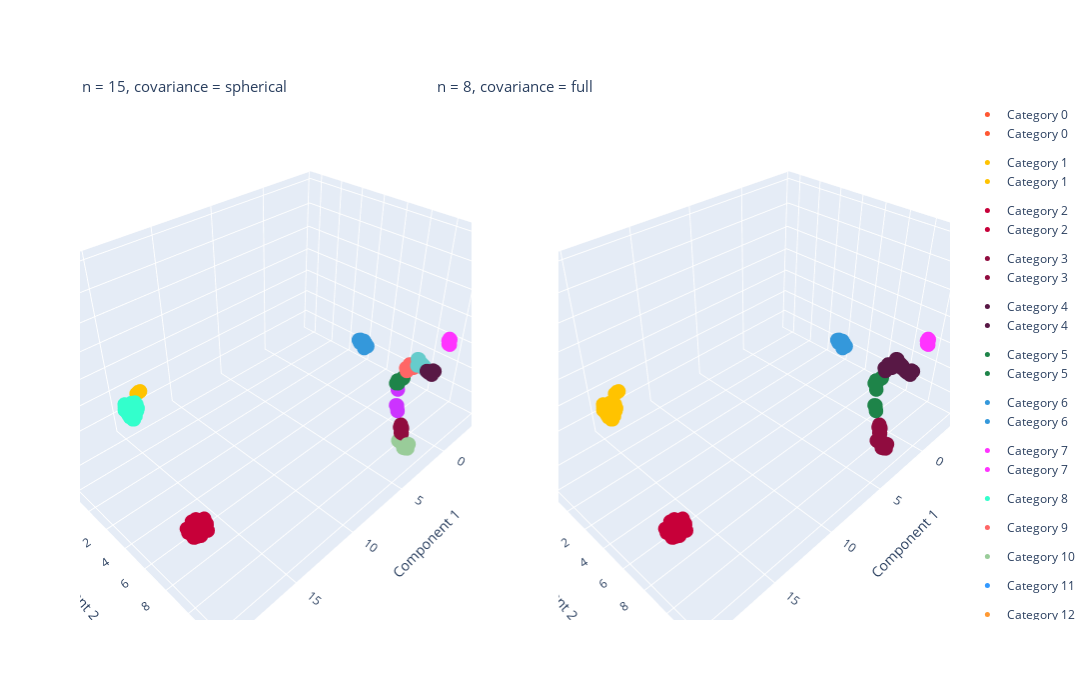

Notebook source saved alongside this figure:
### Markdown cell above
In order to visualize how clusters were corresponded, another pca fit is done but this time only with 2 components to have x-y axis

### Code cell
# Declaring umap instance to use for plotting
umap_plot = UMAP(n_components=3, random_state=23)

# Creating the X_plot dataset
X_plot = umap_plot.fit_transform(X_sc)

# Plotting with Plotly
colors = ["#FF5733", "#FFC300", "#C70039", "#900C3F", "#581845", "#1E8449", "#3498DB",
          "#FF33FF", "#33FFCC", "#FF6666", "#99CC99", "#3399FF", "#FF9933", "#CC33FF", "#66CCCC"]

fig = make_subplots(rows=1, cols=2, specs=[[{'type': 'scatter3d'}, {'type': 'scatter3d'}]])

for j in range(2):
    model = gaussian_models[j]
    X_plot_gauss = np.c_[X_plot, gaussian_labels[j]]
    n_components = len(np.unique(gaussian_labels[j]))
    
    for category in np.unique(gaussian_labels[j]):
        category_indices = (gaussian_labels[j] == category)
        scatter = go.Scatter3d(x=X_plot_gauss[category_indices, 0], 
                               y=X_plot_gauss[category_indices, 1], 
                               z=X_plot_gauss[category_indices, 2],
                               mode='markers', 
                               marker=dict(color=colors[category], size=5),
                               name=f'Category {category}',
                               legendgroup=f'Category {category}')

        fig.add_trace(scatter, row=1, col=j + 1)

titles = [f'n = {gaussian_models[0].n_components}, covariance = {gaussian_models[0].covariance_type}',
          f'n = {gaussian_models[1].n_components}, covariance = {gaussian_models[1].covariance_type}']

legend_1 = go.layout.Annotation(x=0.5, y=1.15, xref="paper", yref="paper", text=titles[0], showarrow=False, font=dict(size=15))
legend_2 = go.layout.Annotation(x=1.5, y=1.15, xref="paper", yref="paper", text=titles[1], showarrow=False, font=dict(size=15))

# Configure the layout of the plot
fig.update_layout(scene1=dict(xaxis_title='Component 1', yaxis_title='Component 2', zaxis_title='Component 3'),
                  scene2=dict(xaxis_title='Component 1', yaxis_title='Component 2', zaxis_title='Component 3'),
                  width=1500,
                  height=700,
                  annotations=[
                      dict(
                          showarrow=False,
                          text=titles[0],
                          xref='paper', yref='paper',
                          x=0, y=1.05,
                          font=dict(size=15)
                      ),
                      dict(
                          showarrow=False,
                          text=titles[1],
                          xref='paper', yref='paper',
                          x=0.5, y=1.05,
                          font=dict(size=15)
                      )
                  ])

fig.show()

### Figure 1 — Plotly figure (JSON) as saved in the notebook; plotly's stock layout.template omitted (floating-point values rounded to 4 significant figures)
{"data": [{"legendgroup": "Category 0", "marker": {"color": "#FF5733", "size": 5}, "mode": "markers", "name": "Category 0", "scene": "scene", "type": "scatter3d", "x": [-3.272, -3.131, -3.622, -3.526, -3.467, -3.623, -3.39, -3.681, -4.128, -3.487, -4.019], "y": [11.8, 11.94, 11.59, 11.72, 12.11, 11.64, 11.72, 11.53, 11.79, 11.8, 11.72], "z": [13.18, 13.21, 13.12, 13.33, 13.21, 13.19, 13.31, 13.23, 13.22, 13.26, 13.11]}, {"legendgroup": "Category 1", "marker": {"color": "#FFC300", "size": 5}, "mode": "markers", "name": "Category 1", "scene": "scene", "type": "scatter3d", "x": [13.12, 13.2, 13.32, 13.21, 13.15], "y": [-4.344, -4.434, -4.513, -4.416, -4.379], "z": [3.389, 3.326, 3.188, 3.312, 3.357]}, {"legendgroup": "Category 2", "marker": {"color": "#C70039", "size": 5}, "mode": "markers", "name": "Category 2", "scene": "scene", "type": "scatter3d", "x": [18.64, 18.67, 19.2, 19.31, 18.67, 18.96, 19.16, 18.69, 18.95, 19.08, 19.04, 19.13, 18.83, 19.37, 19.54, 19.29, 19.2, 19.52, 19.22, 19.57, 19.06, 19.49, 18.92, 19.6, 19.33, 19.49, 19.58, 18.82, 19.69, 19.59, 19.7], "y": [9.681, 9.896, 9.613, 9.427, 9.76, 9.418, 9.528, 9.924, 9.304, 9.57, 9.539, 9.303, 9.615, 9.817, 9.981, 10.06, 9.999, 9.837, 10.08, 9.983, 9.884, 10.11, 10.14, 10.01, 9.917, 10.04, 9.97, 10.15, 9.716, 9.589, 9.644], "z": [6.104, 5.83, 6.16, 5.908, 6.084, 6.108, 6.212, 5.968, 5.935, 5.642, 5.803, 5.984, 5.84, 5.6, 5.702, 6.156, 5.973, 6.155, 5.647, 6.301, 5.713, 5.884, 5.972, 6.079, 5.531, 6.034, 5.733, 5.751, 5.964, 5.805, 6.204]}, {"legendgroup": "Category 3", "marker": {"color": "#900C3F", "size": 5}, "mode": "markers", "name": "Category 3", "scene": "scene", "type": "scatter3d", "x": [1.942, 1.804, 1.86, 2.054, 1.953, 2.029, 1.847], "y": [10.19, 10.14, 10.24, 10.37, 10.32, 10.43, 10.3], "z": [2.125, 2.236, 2.152, 1.798, 2.043, 1.764, 2.023]}, {"legendgroup": "Category 4", "marker": {"color": "#581845", "size": 5}, "mode": "markers", "name": "Category 4", "scene": "scene", "type": "scatter3d", "x": [0.7424, 0.7621, 0.6582, 0.653, 0.7352, 0.6659, 0.5845, 0.6194, 0.8458, 0.8487], "y": [11.18, 11.07, 10.93, 11.2, 11.21, 10.87, 11.28, 11.19, 10.87, 10.88], "z": [6.592, 6.585, 6.493, 6.656, 6.514, 6.544, 6.748, 6.781, 6.687, 6.71]}, {"legendgroup": "Category 5", "marker": {"color": "#1E8449", "size": 5}, "mode": "markers", "name": "Category 5", "scene": "scene", "type": "scatter3d", "x": [1.231, 1.319, 1.107, 1.106, 1.141, 1.389, 1.199], "y": [9.186, 9.104, 9.384, 9.373, 9.411, 9.066, 9.102], "z": [5.202, 5.239, 5.456, 5.511, 5.547, 5.014, 4.927]}, {"legendgroup": "Category 6", "marker": {"color": "#3498DB", "size": 5}, "mode": "markers", "name": "Category 6", "scene": "scene", "type": "scatter3d", "x": [2.219, 2.314, 2.263, 2.144, 2.334, 2.091, 2.351, 2.156, 2.468, 2.629, 2.558, 2.573, 2.467, 2.356, 2.459], "y": [6.861, 6.55, 6.778, 6.776, 6.816, 6.587, 6.842, 6.945, 6.524, 6.669, 6.753, 6.61, 6.557, 6.444, 6.426], "z": [7.462, 7.686, 7.539, 7.521, 7.534, 7.616, 7.282, 7.387, 7.834, 7.77, 7.874, 7.747, 7.872, 7.767, 7.785]}, {"legendgroup": "Category 7", "marker": {"color": "#FF33FF", "size": 5}, "mode": "markers", "name": "Category 7", "scene": "scene", "type": "scatter3d", "x": [-0.3039, -0.3667, -0.3361, -0.3282, -0.3885, -0.4124], "y": [11.46, 11.51, 11.4, 11.39, 11.41, 11.46], "z": [8.533, 8.48, 8.72, 8.744, 8.871, 8.828]}, {"legendgroup": "Category 8", "marker": {"color": "#33FFCC", "size": 5}, "mode": "markers", "name": "Category 8", "scene": "scene", "type": "scatter3d", "x": [14.32, 14.31, 14.19, 13.87, 14.13, 14.33, 14.11, 14.12, 13.97, 14.08, 14.38, 14.47, 14.49, 14.46, 14.48, 13.92, 14.01, 14.35, 14.1, 13.88, 13.73, 13.76, 14.11, 13.66, 13.61, 14.05, 13.78, 13.99, 13.89, 14.11, 14.39], "y": [-4.185, -4.452, -4.072, -4.114, -4.032, -4.295, -4.199, -4.42, -4.009, -4.121, -4.399, -4.389, -4.268, -4.506, -4.316, -4.394, -4.357, -4.251, -4.155, -4.099, -4.2, -4.245, -4.474, -4.086, -4.269, -4.15, -4.033, -4.365, -4.179, -4.633, -4.505], "z": [1.802, 1.996, 1.6, 2.624, 1.589, 1.951, 1.858, 2.363, 1.821, 1.734, 2.407, 2.709, 2.713, 2.356, 2.709, 2.235, 2.616, 2.831, 2.734, 2.375, 2.805, 2.778, 2.073, 2.306, 2.504, 2.973, 2.16, 2.641, 2.194, 2.235, 2.837]}, {"legendgroup": "Category 9", "marker": {"color": "#FF6666", "size": 5}, "mode": "markers", "name": "Category 9", "scene": "scene", "type": "scatter3d", "x": [0.639, 0.4886, 0.6825, 0.4937, 0.5007, 0.5288, 0.6388, 0.8089, 0.8518, 0.8372], "y": [9.554, 9.58, 9.468, 9.593, 9.615, 9.528, 9.757, 9.437, 9.422, 9.334], "z": [6.271, 6.404, 6.434, 6.404, 6.342, 6.36, 6.277, 6.037, 5.948, 6.136]}, {"legendgroup": "Category 10", "marker": {"color": "#99CC99", "size": 5}, "mode": "markers", "name": "Category 10", "scene": "scene", "type": "scatter3d", "x": [2.305, 2.212, 2.357, 2.07, 2.3, 2.005, 2.002, 1.888, 2.396, 2.01, 1.903, 2.222, 2.127, 2.124, 2.127, 2.053, 2.216], "y": [10.64, 10.63, 10.45, 11.07, 11.07, 10.91, 10.78, 10.79, 10.94, 10.94, 10.81, 10.98, 10.93, 11.05, 11.11, 11.11, 11.15], "z": [1.218, 1.315, 1.312, 0.7992, 0.9576, 0.7044, 1.099, 0.7472, 0.9906, 0.8468, 0.7317, 1.049, 1.082, 1.201, 1.239, 1.21, 1.155]}, {"legendgroup": "Category 11", "marker": {"color": "#3399FF", "size": 5}, "mode": "markers", "name": "Category 11", "scene": "scene", "type": "scatter3d", "x": [-4.049, -4.062, -4.195, -3.957, -4.226, -4.177, -4.128, -4.107, -4.233, -4.1, -4.024, -4.414, -4.322], "y": [12.11, 12.15, 11.98, 12.04, 11.84, 11.71, 11.98, 11.73, 11.8, 11.98, 11.83, 11.65, 11.58], "z": [13.82, 13.87, 14.02, 13.97, 13.63, 13.68, 13.85, 13.1, 14.15, 13.74, 14.14, 14.03, 13.87]}, {"legendgroup": "Category 12", "marker": {"color": "#FF9933", "size": 5}, "mode": "markers", "name": "Category 12", "scene": "scene", "type": "scatter3d", "x": [-3.325, -3.494, -3.624, -3.525, -3.212, -3.495, -3.265, -3.14, -3.278, -3.517], "y": [12.23, 12.15, 12.06, 12.24, 12.12, 12.11, 12.17, 12.09, 12.03, 11.88], "z": [13.65, 13.78, 13.82, 13.89, 13.47, 13.99, 13.58, 13.42, 13.39, 13.81]}, {"legendgroup": "Category 13", "marker": {"color": "#CC33FF", "size": 5}, "mode": "markers", "name": "Category 13", "scene": "scene", "type": "scatter3d", "x": [1.359, 1.51, 1.552, 1.622, 1.647, 1.607, 1.58], "y": [9.243, 9.444, 9.487, 9.6, 9.633, 9.545, 9.414], "z": [4.553, 3.373, 3.33, 3.11, 3.063, 3.247, 3.407]}, {"legendgroup": "Category 14", "marker": {"color": "#66CCCC", "size": 5}, "mode": "markers", "name": "Category 14", "scene": "scene", "type": "scatter3d", "x": [0.5181, 0.6525, 0.4645, 0.5086, 0.5503, 0.5741, 0.5255, 0.5199, 0.5325], "y": [9.945, 10.5, 9.881, 9.977, 9.993, 10.31, 10.44, 10.14, 10.02], "z": [6.499, 6.638, 6.961, 7.011, 6.881, 6.833, 6.71, 6.755, 6.876]}, {"legendgroup": "Category 0", "marker": {"color": "#FF5733", "size": 5}, "mode": "markers", "name": "Category 0", "scene": "scene2", "type": "scatter3d", "x": [-3.325, -3.494, -3.624, -3.525, -3.212, -3.495, -4.049, -4.062, -4.195, -3.272, -3.131, -3.622, -3.957, -4.226, -4.177, -3.526, -3.467, -3.623, -4.128, -4.107, -3.39, -3.681, -4.233, -3.265, -4.128, -3.487, -3.14, -3.278, -4.1, -3.517, -4.024, -4.414, -4.322, -4.019], "y": [12.23, 12.15, 12.06, 12.24, 12.12, 12.11, 12.11, 12.15, 11.98, 11.8, 11.94, 11.59, 12.04, 11.84, 11.71, 11.72, 12.11, 11.64, 11.98, 11.73, 11.72, 11.53, 11.8, 12.17, 11.79, 11.8, 12.09, 12.03, 11.98, 11.88, 11.83, 11.65, 11.58, 11.72], "z": [13.65, 13.78, 13.82, 13.89, 13.47, 13.99, 13.82, 13.87, 14.02, 13.18, 13.21, 13.12, 13.97, 13.63, 13.68, 13.33, 13.21, 13.19, 13.85, 13.1, 13.31, 13.23, 14.15, 13.58, 13.22, 13.26, 13.42, 13.39, 13.74, 13.81, 14.14, 14.03, 13.87, 13.11]}, {"legendgroup": "Category 1", "marker": {"color": "#FFC300", "size": 5}, "mode": "markers", "name": "Category 1", "scene": "scene2", "type": "scatter3d", "x": [14.32, 14.31, 14.19, 13.87, 14.13, 14.33, 14.11, 14.12, 13.97, 14.08, 14.38, 14.47, 14.49, 14.46, 14.48, 13.92, 14.01, 14.35, 14.1, 13.88, 13.73, 13.76, 14.11, 13.66, 13.61, 14.05, 13.78, 13.99, 13.89, 14.11, 14.39, 13.12, 13.2, 13.32, 13.21, 13.15], "y": [-4.185, -4.452, -4.072, -4.114, -4.032, -4.295, -4.199, -4.42, -4.009, -4.121, -4.399, -4.389, -4.268, -4.506, -4.316, -4.394, -4.357, -4.251, -4.155, -4.099, -4.2, -4.245, -4.474, -4.086, -4.269, -4.15, -4.033, -4.365, -4.179, -4.633, -4.505, -4.344, -4.434, -4.513, -4.416, -4.379], "z": [1.802, 1.996, 1.6, 2.624, 1.589, 1.951, 1.858, 2.363, 1.821, 1.734, 2.407, 2.709, 2.713, 2.356, 2.709, 2.235, 2.616, 2.831, 2.734, 2.375, 2.805, 2.778, 2.073, 2.306, 2.504, 2.973, 2.16, 2.641, 2.194, 2.235, 2.837, 3.389, 3.326, 3.188, 3.312, 3.357]}, {"legendgroup": "Category 2", "marker": {"color": "#C70039", "size": 5}, "mode": "markers", "name": "Category 2", "scene": "scene2", "type": "scatter3d", "x": [18.64, 18.67, 19.2, 19.31, 18.67, 18.96, 19.16, 18.69, 18.95, 19.08, 19.04, 19.13, 18.83, 19.37, 19.54, 19.29, 19.2, 19.52, 19.22, 19.57, 19.06, 19.49, 18.92, 19.6, 19.33, 19.49, 19.58, 18.82, 19.69, 19.59, 19.7], "y": [9.681, 9.896, 9.613, 9.427, 9.76, 9.418, 9.528, 9.924, 9.304, 9.57, 9.539, 9.303, 9.615, 9.817, 9.981, 10.06, 9.999, 9.837, 10.08, 9.983, 9.884, 10.11, 10.14, 10.01, 9.917, 10.04, 9.97, 10.15, 9.716, 9.589, 9.644], "z": [6.104, 5.83, 6.16, 5.908, 6.084, 6.108, 6.212, 5.968, 5.935, 5.642, 5.803, 5.984, 5.84, 5.6, 5.702, 6.156, 5.973, 6.155, 5.647, 6.301, 5.713, 5.884, 5.972, 6.079, 5.531, 6.034, 5.733, 5.751, 5.964, 5.805, 6.204]}, {"legendgroup": "Category 3", "marker": {"color": "#900C3F", "size": 5}, "mode": "markers", "name": "Category 3", "scene": "scene2", "type": "scatter3d", "x": [1.942, 1.804, 1.86, 2.054, 1.953, 2.029, 1.847, 2.305, 2.212, 2.357, 2.07, 2.3, 2.005, 2.002, 1.888, 2.396, 2.01, 1.903, 2.222, 2.127, 2.124, 2.127, 2.053, 2.216], "y": [10.19, 10.14, 10.24, 10.37, 10.32, 10.43, 10.3, 10.64, 10.63, 10.45, 11.07, 11.07, 10.91, 10.78, 10.79, 10.94, 10.94, 10.81, 10.98, 10.93, 11.05, 11.11, 11.11, 11.15], "z": [2.125, 2.236, 2.152, 1.798, 2.043, 1.764, 2.023, 1.218, 1.315, 1.312, 0.7992, 0.9576, 0.7044, 1.099, 0.7472, 0.9906, 0.8468, 0.7317, 1.049, 1.082, 1.201, 1.239, 1.21, 1.155]}, {"legendgroup": "Category 4", "marker": {"color": "#581845", "size": 5}, "mode": "markers", "name": "Category 4", "scene": "scene2", "type": "scatter3d", "x": [0.5181, 0.6525, 0.639, 0.4645, 0.5086, 0.4886, 0.5503, 0.6825, 0.5741, 0.4937, 0.5255, 0.5007, 0.5199, 0.5288, 0.5325, 0.6388, 0.8089, 0.7424, 0.7621, 0.8518, 0.6582, 0.653, 0.7352, 0.6659, 0.8372, 0.5845, 0.6194, 0.8458, 0.8487], "y": [9.945, 10.5, 9.554, 9.881, 9.977, 9.58, 9.993, 9.468, 10.31, 9.593, 10.44, 9.615, 10.14, 9.528, 10.02, 9.757, 9.437, 11.18, 11.07, 9.422, 10.93, 11.2, 11.21, 10.87, 9.334, 11.28, 11.19, 10.87, 10.88], "z": [6.499, 6.638, 6.271, 6.961, 7.011, 6.404, 6.881, 6.434, 6.833, 6.404, 6.71, 6.342, 6.755, 6.36, 6.876, 6.277, 6.037, 6.592, 6.585, 5.948, 6.493, 6.656, 6.514, 6.544, 6.136, 6.748, 6.781, 6.687, 6.71]}, {"legendgroup": "Category 5", "marker": {"color": "#1E8449", "size": 5}, "mode": "markers", "name": "Category 5", "scene": "scene2", "type": "scatter3d", "x": [1.231, 1.319, 1.359, 1.107, 1.106, 1.141, 1.389, 1.199, 1.51, 1.552, 1.622, 1.647, 1.607, 1.58], "y": [9.186, 9.104, 9.243, 9.384, 9.373, 9.411, 9.066, 9.102, 9.444, 9.487, 9.6, 9.633, 9.545, 9.414], "z": [5.202, 5.239, 4.553, 5.456, 5.511, 5.547, 5.014, 4.927, 3.373, 3.33, 3.11, 3.063, 3.247, 3.407]}, {"legendgroup": "Category 6", "marker": {"color": "#3498DB", "size": 5}, "mode": "markers", "name": "Category 6", "scene": "scene2", "type": "scatter3d", "x": [2.219, 2.314, 2.263, 2.144, 2.334, 2.091, 2.351, 2.156, 2.468, 2.629, 2.558, 2.573, 2.467, 2.356, 2.459], "y": [6.861, 6.55, 6.778, 6.776, 6.816, 6.587, 6.842, 6.945, 6.524, 6.669, 6.753, 6.61, 6.557, 6.444, 6.426], "z": [7.462, 7.686, 7.539, 7.521, 7.534, 7.616, 7.282, 7.387, 7.834, 7.77, 7.874, 7.747, 7.872, 7.767, 7.785]}, {"legendgroup": "Category 7", "marker": {"color": "#FF33FF", "size": 5}, "mode": "markers", "name": "Category 7", "scene": "scene2", "type": "scatter3d", "x": [-0.3039, -0.3667, -0.3361, -0.3282, -0.3885, -0.4124], "y": [11.46, 11.51, 11.4, 11.39, 11.41, 11.46], "z": [8.533, 8.48, 8.72, 8.744, 8.871, 8.828]}], "layout": {"annotations": [{"font": {"size": 15}, "showarrow": false, "text": "n = 15, covariance = spherical", "x": 0, "xref": "paper", "y": 1.05, "yref": "paper"}, {"font": {"size": 15}, "showarrow": false, "text": "n = 8, covariance = full", "x": 0.5, "xref": "paper", "y": 1.05, "yref": "paper"}], "height": 700, "scene": {"domain": {"x": [0, 0.45], "y": [0, 1]}, "xaxis": {"title": {"text": "Component 1"}}, "yaxis": {"title": {"text": "Component 2"}}, "zaxis": {"title": {"text": "Component 3"}}}, "scene2": {"domain": {"x": [0.55, 1], "y": [0, 1]}, "xaxis": {"title": {"text": "Component 1"}}, "yaxis": {"title": {"text": "Component 2"}}, "zaxis": {"title": {"text": "Component 3"}}}, "width": 1500}}
